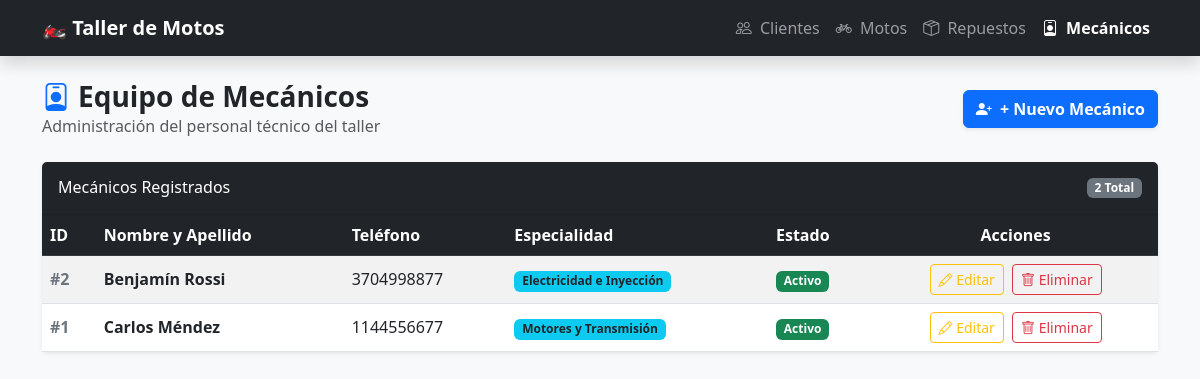
The app's page /mecanicos.php with its own data.
### tables this page shows
CREATE TABLE `mecanicos` (
  `id_mecanico` int(11) NOT NULL,
  `nombre` varchar(100) NOT NULL,
  `telefono` varchar(20) DEFAULT NULL,
  `especialidad` varchar(100) DEFAULT NULL,
  `estado` enum('Activo','Inactivo') DEFAULT 'Activo'
);

### mecanicos.php (the view, shortened to what this page needs)
<?php
require_once 'conexion.php';
$stmt = $pdo->query("SELECT * FROM mecanicos ORDER BY id_mecanico DESC");
$mecanicos = $stmt->fetchAll();
?>
<!DOCTYPE html>
<html lang="es">
<head>
    <link href="https://cdn.jsdelivr.net/npm/bootstrap@5.3.0/dist/css/bootstrap.min.css" rel="stylesheet">
    <link href="https://cdn.jsdelivr.net/npm/bootstrap-icons@1.10.5/font/bootstrap-icons.css" rel="stylesheet">
</head>
<body class="bg-light">
    <nav class="navbar navbar-expand-lg navbar-dark bg-dark mb-4 shadow">
        <div class="container">
            <a class="navbar-brand fw-bold" href="clientes.php">🏍️ Taller de Motos</a>
            <div class="navbar-nav ms-auto">
                <a class="nav-link" href="clientes.php"><i class="bi bi-people me-1"></i> Clientes</a>
                <a class="nav-link" href="motos.php"><i class="bi bi-bicycle me-1"></i> Motos</a>
                <a class="nav-link" href="repuestos.php"><i class="bi bi-box-seam me-1"></i> Repuestos</a>
                <a class="nav-link active fw-bold" href="mecanicos.php"><i class="bi bi-person-badge me-1"></i> Mecánicos</a>
            </div>
        </div>
    </nav>
    <div class="container mb-5">
        <div class="d-flex justify-content-between align-items-center mb-4">
            <div>
                <h3 class="fw-bold mb-0 text-dark"><i class="bi bi-person-badge me-2 text-primary"></i>Equipo de Mecánicos</h3>
                <p class="text-muted mb-0">Administración del personal técnico del taller</p>
            </div>
            <a href="nuevo_mecanico.php" class="btn btn-primary fw-bold shadow-sm">
                <i class="bi bi-person-plus-fill me-1"></i> + Nuevo Mecánico
            </a>
        </div>
        <div class="card shadow-sm border-0">
            <div class="card-header bg-dark text-white d-flex justify-content-between align-items-center py-3">
                <h5 class="mb-0 fs-6">Mecánicos Registrados</h5>
                <span class="badge bg-secondary"><?php echo count($mecanicos); ?> Total</span>
            </div>
            <div class="card-body p-0">
                <div class="table-responsive">
                    <table class="table table-hover table-striped align-middle mb-0">
                        <thead class="table-dark">
                            <tr>
                                <th>ID</th>
                                <th>Nombre y Apellido</th>
                                <th>Teléfono</th>
                                <th>Especialidad</th>
                                <th>Estado</th>
                                <th class="text-center">Acciones</th>
                            </tr>
                        </thead>
                        <tbody>
                            <?php if (empty($mecanicos)): ?>
                                <tr>
                                    <td colspan="6" class="text-center py-5 text-muted">
                                        <i class="bi bi-inbox fs-2 d-block mb-2"></i>
                                        No hay mecánicos registrados aún. Haz clic en "+ Nuevo Mecánico" para agregar uno.
                                    </td>
                                </tr>
                            <?php else: ?>
                                <?php foreach ($mecanicos as $m): ?>
                                    <tr>
                                        <td class="fw-bold text-secondary">#<?php echo $m['id_mecanico']; ?></td>
                                        <td class="fw-semibold"><?php echo htmlspecialchars($m['nombre']); ?></td>
                                        <td><?php echo htmlspecialchars($m['telefono'] ?? '-'); ?></td>
                                        <td>
                                            <span class="badge bg-info text-dark">
                                                <?php echo htmlspecialchars($m['especialidad'] ?? 'General'); ?>
                                            </span>
                                        </td>
                                        <td>
                                            <?php if ($m['estado'] === 'Activo'): ?>
                                                <span class="badge bg-success">Activo</span>
                                            <?php else: ?>
                                                <span class="badge bg-secondary">Inactivo</span>
                                            <?php endif; ?>
                                        </td>
                                        <td class="text-center">
                                            <a href="editar_mecanico.php?id=<?php echo $m['id_mecanico']; ?>" class="btn btn-sm btn-outline-warning me-1" title="Editar">
                                                <i class="bi bi-pencil"></i> Editar
                                            </a>
                                            <a href="eliminar_mecanico.php?id=<?php echo $m['id_mecanico']; ?>" class="btn btn-sm btn-outline-danger" onclick="return confirm('¿Seguro que deseas eliminar este mecánico?');" title="Eliminar">
                                                <i class="bi bi-trash"></i> Eliminar
                                            </a>
                                        </td>
                                    </tr>
                                <?php endforeach; ?>
                            <?php endif; ?>
                        </tbody>
                    </table>
                </div>
            </div>
        </div>
    </div>
</body>
</html>

### records on screen
mecanicos: id_mecanico "2", nombre "Benjamín Rossi", telefono "3704998877", especialidad "Electricidad e Inyección", estado "Activo"
mecanicos: id_mecanico "1", nombre "Carlos Méndez", telefono "1144556677", especialidad "Motores y Transmisión", estado "Activo"

### other values on screen
count($mecanicos) "2"
